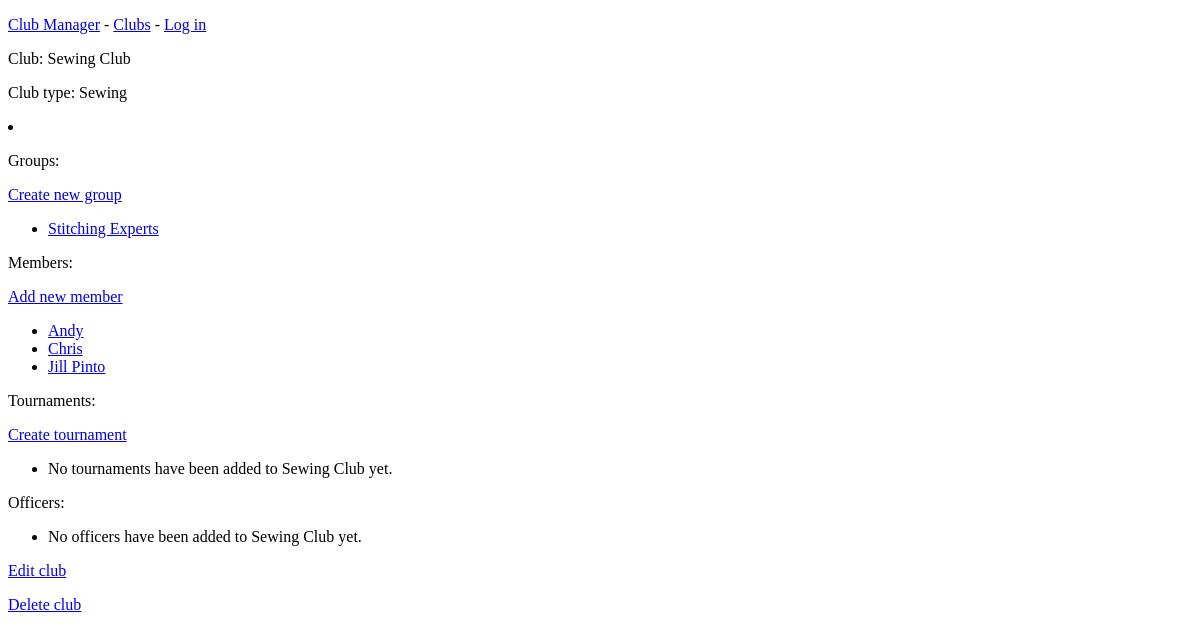
The app's page /club_manager/clubs/4/, older data.
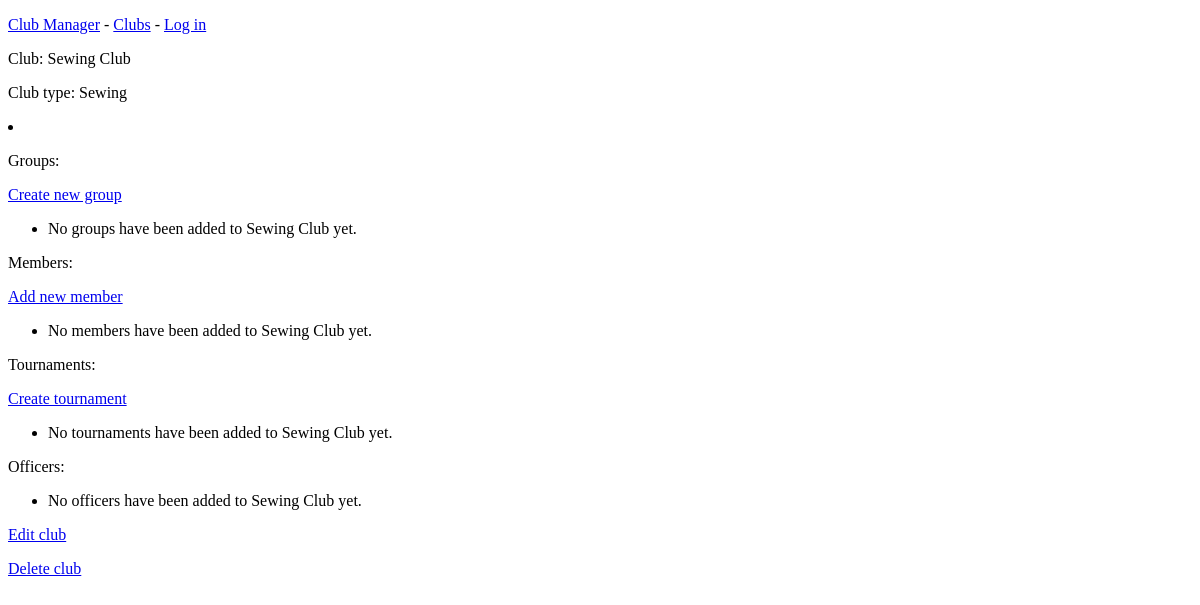
The same page, newer data.
### club_manager/models.py (models this page shows)
class Group(models.Model):
    club = models.ForeignKey(Club, on_delete=models.CASCADE)
    group_name = models.CharField(max_length=100)
    def __str__(self):
        return f"{self.group_name}"

class Member(models.Model):
    club = models.ForeignKey(Club, on_delete=models.CASCADE)
    name = models.CharField(max_length=100)
    birthdate = models.DateField('birth date')
    email = models.CharField(max_length=100)
    phone = models.IntegerField()
    def __str__(self):
        return self.name

class Club(models.Model):
    club_name = models.CharField(max_length=100)
    club_type = models.CharField(max_length=50, default="Chess")
    def __str__(self):
        return self.club_name

### club_manager/views.py (the view)
# urls.py: path('clubs/<int:club_id>/', views.club, name="club"),
def club(request, club_id):
    club = Club.objects.get(id=club_id)
    groups = club.group_set.order_by('group_name')
    members = club.member_set.order_by('name')
    officers = club.officer_set.order_by('role')
    tournaments = club.tournament_set.order_by('t_date')
    context = {
        'club': club, 'groups': groups, 'members': members,
        'officers': officers, 'tournaments': tournaments
               }
    return render(request, 'club_manager/club.html', context)

### club_manager/templates/club_manager/club.html (shortened to what this page needs)
{% extends "club_manager/base.html" %}
    {% block content %}
        <p>Club: {{ club }}</p>
        <p>Club type: {{ club.club_type }}</p>
        <li>
            <p>Groups:</p>
            <p>
                <a href="{% url 'club_manager:new_group' club.id %}">Create new group</a>
            </p>
                <ul>
                  {% for group in groups %}
                  <li>
                      <a href="{% url 'club_manager:group' group.id %}">{{ group }}</a>
                  </li>
                    {% empty %}
                      <li>No groups have been added to {{ club }} yet.</li>
                  {% endfor %}
                </ul>
            <p>Members:</p>
            <p>
                <a href="{% url 'club_manager:new_member' club.id %}">Add new member</a>
            </p>
                <ul>
                  {% for member in members %}
                  <li>
                      <a href="{% url 'club_manager:member' member.id %}">{{ member }}</a>
                  </li>
                    {% empty %}
                      <li>No members have been added to {{ club }} yet.</li>
                  {% endfor %}
                </ul>
            <p>Tournaments:</p>
            <p>
                <a href="{% url 'club_manager:add_tournament' club.id %}">Create tournament</a>
            </p>
                <ul>
                  {% for tournament in tournaments %}
                  <li>
                      <a href="{% url 'club_manager:tournament' tournament.id %}">{{ tournament }}</a>
                  </li>
                    {% empty %}
                      <li>No tournaments have been added to {{ club }} yet.</li>
                  {% endfor %}
                </ul>
            <p>Officers:</p>
                <ul>
                  {% for officer in officers %}
                  <li>
                    {{ officer }}
                    <p>
                      <a href="{% url 'club_manager:delete_officer' officer.pk %}">Delete officer</a>
                    </p>
                  </li>
                    {% empty %}
                      <li>No officers have been added to {{ club }} yet.</li>
                  {% endfor %}
                </ul>
            <p>
                <a href="{% url 'club_manager:edit_club' club.id %}">Edit club</a>
            </p>
            <p>
                <a href="{% url 'club_manager:delete_club' club.pk %}">Delete club</a>
            </p>
        </li>
    {% endblock content %}

Row changes from the older to the newer data that the page shows:
removed Group: group_name "Stitching Experts"
removed Member: name "Andy"
removed Member: name "Chris"
removed Member: name "Jill Pinto"
shown differently, row unchanged: Club "Sewing Club": club_name (not shown) → "Sewing Club"
Text that changed along with them:
text now shown: "No groups have been added to yet. No members have been added to yet."
